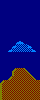

A 2D game scene composited from a Tiled map and its tileset images. What follows is a short description and the map's XML, with every tile layer's data as written:
An orthogonal 10x25 tile map with 4x4 px tiles, 1 tile layer (Capa de Patrones 1).

<map version="1.0" tiledversion="1.0.2" orientation="orthogonal" renderorder="right-down" width="10" height="25" tilewidth="4" tileheight="4" nextobjectid="1">
 <tileset firstgid="1" source="tilesetJungle.tsx" />
 <layer name="Capa de Patrones 1" width="10" height="25">
  <data encoding="csv">
12,12,12,12,12,12,12,12,12,12,
12,12,12,12,12,12,12,12,12,12,
12,12,12,12,12,12,12,12,12,12,
12,12,12,12,12,12,12,12,12,12,
12,12,12,12,12,12,12,12,12,12,
12,12,12,12,12,12,12,12,12,12,
12,12,12,12,12,12,12,12,12,12,
12,12,12,12,12,12,12,12,12,12,
12,12,12,12,12,12,12,12,12,12,
12,12,12,12,12,12,12,12,12,12,
12,12,12,12,15,16,12,12,12,12,
12,12,12,15,11,11,11,16,12,12,
12,12,15,11,11,11,11,11,16,12,
12,12,12,12,12,12,12,12,12,12,
12,12,12,12,12,12,12,12,12,12,
12,12,12,12,12,12,12,12,12,12,
12,12,12,12,12,12,12,12,12,12,
12,12,12,7,3,3,8,12,12,12,
12,12,12,5,3,3,3,8,12,12,
12,12,7,3,3,3,3,3,8,12,
7,3,3,3,3,3,3,3,3,3,
5,3,3,3,3,3,3,3,3,3,
5,3,3,3,3,3,3,3,3,3,
5,3,3,3,3,3,3,3,3,3,
5,3,3,3,3,3,3,3,3,3
</data>
 </layer>
</map>
